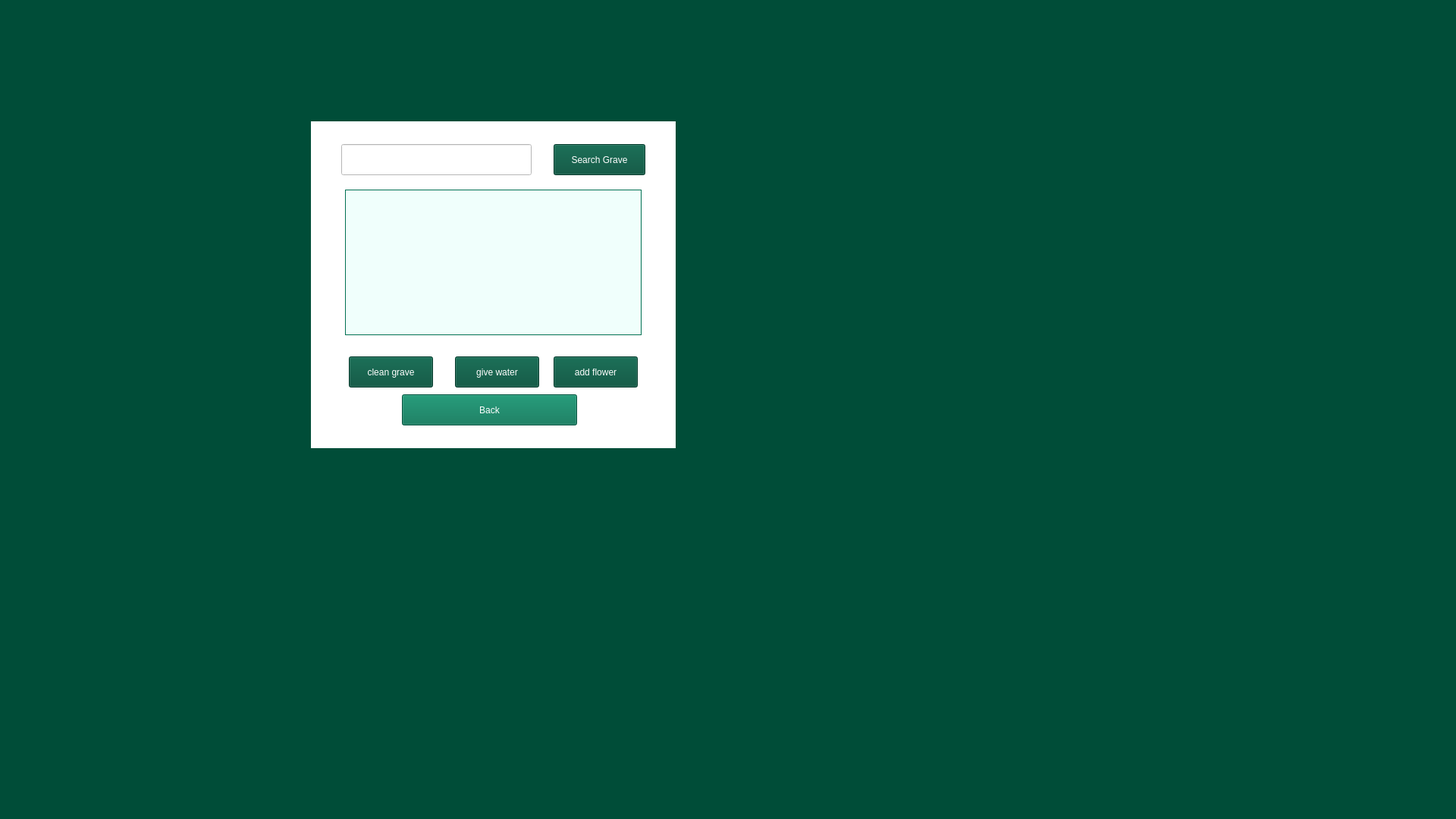
<?xml version="1.0" encoding="UTF-8"?>
<ui version="4.0">
 <class>visitor</class>
 <widget class="QDialog" name="visitor">
  <property name="geometry">
   <rect>
    <x>0</x>
    <y>0</y>
    <width>1920</width>
    <height>1080</height>
   </rect>
  </property>
  <property name="minimumSize">
   <size>
    <width>1920</width>
    <height>1080</height>
   </size>
  </property>
  <property name="windowTitle">
   <string>Dialog</string>
  </property>
  <property name="styleSheet">
   <string notr="true">background-color: rgb(0, 77, 56);
color: rgb(255, 255, 255);
font: 12pt &quot;Segoe UI&quot;;</string>
  </property>
  <widget class="QStackedWidget" name="stackedWidget">
   <property name="geometry">
    <rect>
     <x>410</x>
     <y>160</y>
     <width>481</width>
     <height>431</height>
    </rect>
   </property>
   <property name="styleSheet">
    <string notr="true">background-color: rgb(255, 255, 255);</string>
   </property>
   <property name="currentIndex">
    <number>1</number>
   </property>
   <widget class="QWidget" name="page">
    <widget class="QLineEdit" name="relationLineEdit">
     <property name="geometry">
      <rect>
       <x>50</x>
       <y>230</y>
       <width>381</width>
       <height>41</height>
      </rect>
     </property>
     <property name="styleSheet">
      <string notr="true">color: rgb(0, 0, 0);</string>
     </property>
    </widget>
    <widget class="QLineEdit" name="visitorNameLineEdit">
     <property name="geometry">
      <rect>
       <x>50</x>
       <y>130</y>
       <width>381</width>
       <height>41</height>
      </rect>
     </property>
     <property name="styleSheet">
      <string notr="true">color: rgb(0, 0, 0);</string>
     </property>
    </widget>
    <widget class="QPushButton" name="nextButton">
     <property name="geometry">
      <rect>
       <x>50</x>
       <y>290</y>
       <width>381</width>
       <height>51</height>
      </rect>
     </property>
     <property name="styleSheet">
      <string notr="true">background-color: rgb(0, 77, 56);
color: rgb(255, 255, 255);
font: 16pt &quot;Segoe UI&quot;;</string>
     </property>
     <property name="text">
      <string>Next</string>
     </property>
    </widget>
    <widget class="QLabel" name="label">
     <property name="geometry">
      <rect>
       <x>140</x>
       <y>30</y>
       <width>241</width>
       <height>51</height>
      </rect>
     </property>
     <property name="styleSheet">
      <string notr="true">color: rgb(0, 77, 56);
font: 22pt &quot;Segoe UI&quot;;</string>
     </property>
     <property name="text">
      <string>Visitor Info Panel</string>
     </property>
    </widget>
    <widget class="QLabel" name="label_2">
     <property name="geometry">
      <rect>
       <x>50</x>
       <y>90</y>
       <width>111</width>
       <height>31</height>
      </rect>
     </property>
     <property name="styleSheet">
      <string notr="true">color: rgb(0, 0, 0);
font: 12pt &quot;Segoe UI&quot;;</string>
     </property>
     <property name="text">
      <string>Enter Name:</string>
     </property>
    </widget>
    <widget class="QLabel" name="label_5">
     <property name="geometry">
      <rect>
       <x>50</x>
       <y>190</y>
       <width>111</width>
       <height>31</height>
      </rect>
     </property>
     <property name="styleSheet">
      <string notr="true">color: rgb(0, 0, 0);
font: 12pt &quot;Segoe UI&quot;;</string>
     </property>
     <property name="text">
      <string>Enter Relation:</string>
     </property>
    </widget>
    <widget class="QPushButton" name="backButton_2">
     <property name="geometry">
      <rect>
       <x>50</x>
       <y>360</y>
       <width>381</width>
       <height>51</height>
      </rect>
     </property>
     <property name="styleSheet">
      <string notr="true">background-color: rgb(0, 77, 56);
color: rgb(255, 255, 255);
font: 16pt &quot;Segoe UI&quot;;</string>
     </property>
     <property name="text">
      <string>Back</string>
     </property>
    </widget>
   </widget>
   <widget class="QWidget" name="page_2">
    <widget class="QLineEdit" name="searchLineEdit">
     <property name="geometry">
      <rect>
       <x>40</x>
       <y>30</y>
       <width>251</width>
       <height>41</height>
      </rect>
     </property>
     <property name="styleSheet">
      <string notr="true">background-color: rgb(255, 255, 255);
color: rgb(0, 0, 0);
font: 11pt &quot;Segoe UI&quot;;</string>
     </property>
    </widget>
    <widget class="QPushButton" name="searchButton">
     <property name="geometry">
      <rect>
       <x>320</x>
       <y>30</y>
       <width>121</width>
       <height>41</height>
      </rect>
     </property>
     <property name="styleSheet">
      <string notr="true">background-color: rgb(0, 77, 56);
font: 600 12pt &quot;Segoe UI&quot;;
color: rgb(255, 255, 255);</string>
     </property>
     <property name="text">
      <string>Search Grave</string>
     </property>
    </widget>
    <widget class="QTableWidget" name="graveTable">
     <property name="geometry">
      <rect>
       <x>45</x>
       <y>90</y>
       <width>391</width>
       <height>192</height>
      </rect>
     </property>
     <property name="styleSheet">
      <string notr="true">QTableWidget {
    background-color: rgb(240, 255, 252); /* soft mint background for contrast */
    color: rgb(0, 50, 40); /* dark green text */
    gridline-color: rgb(180, 220, 210); /* soft line */
    border: 1px solid rgb(0, 112, 82);
    selection-background-color: rgb(0, 112, 82); /* selected row */
    selection-color: white;
    alternate-background-color: rgb(225, 245, 238); /* subtle alt row */
}

QTableWidget::item:hover {
    background-color: rgb(0, 112, 82);
    color: white;
}

QHeaderView::section {
    background-color: rgb(0, 112, 82);
    color: white;
    font-weight: bold;
    padding: 6px;
    border: 1px solid rgb(180, 220, 210);
}

QScrollBar:vertical, QScrollBar:horizontal {
    background: rgb(240, 255, 252);
    border: none;
    width: 12px;
    margin: 0px;
}

QScrollBar::handle:vertical, QScrollBar::handle:horizontal {
    background: rgb(0, 112, 82);
    border-radius: 6px;
    min-height: 20px;
}

QScrollBar::add-line:vertical, QScrollBar::sub-line:vertical,
QScrollBar::add-line:horizontal, QScrollBar::sub-line:horizontal {
    background: none;
    border: none;
}

QTableWidget {
    background-color: rgb(240, 255, 252); /* soft mint background for contrast */
    color: rgb(0, 50, 40); /* dark green text */
    gridline-color: rgb(180, 220, 210); /* soft line */
    border: 1px solid rgb(0, 112, 82);
    selection-background-color: rgb(0, 112, 82); /* selected row */
    selection-color: white;
    alternate-background-color: rgb(225, 245, 238); /* subtle alt row */
}

QTableWidget::item:hover {
    background-color: rgb(0, 112, 82);
    color: white;
}

QHeaderView::section {
    background-color: rgb(0, 112, 82);
    color: white;
    font-weight: bold;
    padding: 6px;
    border: 1px solid rgb(180, 220, 210);
}

QScrollBar:vertical, QScrollBar:horizontal {
    background: rgb(240, 255, 252);
    border: none;
    width: 12px;
    margin: 0px;
}

QScrollBar::handle:vertical, QScrollBar::handle:horizontal {
    background: rgb(0, 112, 82);
    border-radius: 6px;
    min-height: 20px;
}

QScrollBar::add-line:vertical, QScrollBar::sub-line:vertical,
QScrollBar::add-line:horizontal, QScrollBar::sub-line:horizontal {
    background: none;
    border: none;
}

QScrollBar:horizontal {
    background: rgb(240, 255, 252);
    border: none;
    height: 12px;  /* ✅ Corrected for horizontal */
    margin: 0px;
}</string>
     </property>
    </widget>
    <widget class="QPushButton" name="cleanButton">
     <property name="geometry">
      <rect>
       <x>50</x>
       <y>310</y>
       <width>111</width>
       <height>41</height>
      </rect>
     </property>
     <property name="styleSheet">
      <string notr="true">background-color: rgb(0, 77, 56);
color: rgb(255, 255, 255);
font: 12pt &quot;Segoe UI&quot;;</string>
     </property>
     <property name="text">
      <string>clean grave</string>
     </property>
    </widget>
    <widget class="QPushButton" name="waterButton">
     <property name="geometry">
      <rect>
       <x>190</x>
       <y>310</y>
       <width>111</width>
       <height>41</height>
      </rect>
     </property>
     <property name="styleSheet">
      <string notr="true">color: rgb(255, 255, 255);
background-color: rgb(0, 77, 56);
font: 12pt &quot;Segoe UI&quot;;</string>
     </property>
     <property name="text">
      <string>give water</string>
     </property>
    </widget>
    <widget class="QPushButton" name="flowerButton">
     <property name="geometry">
      <rect>
       <x>320</x>
       <y>310</y>
       <width>111</width>
       <height>41</height>
      </rect>
     </property>
     <property name="styleSheet">
      <string notr="true">color: rgb(255, 255, 255);
background-color: rgb(0, 77, 56);
font: 12pt &quot;Segoe UI&quot;;</string>
     </property>
     <property name="text">
      <string>add flower</string>
     </property>
    </widget>
    <widget class="QPushButton" name="backButton">
     <property name="geometry">
      <rect>
       <x>120</x>
       <y>360</y>
       <width>231</width>
       <height>41</height>
      </rect>
     </property>
     <property name="styleSheet">
      <string notr="true">background-color: rgb(0, 112, 82);
color: rgb(255, 255, 255);
font: 14pt &quot;Segoe UI&quot;;</string>
     </property>
     <property name="text">
      <string>Back</string>
     </property>
    </widget>
   </widget>
  </widget>
 </widget>
 <resources/>
 <connections/>
</ui>
